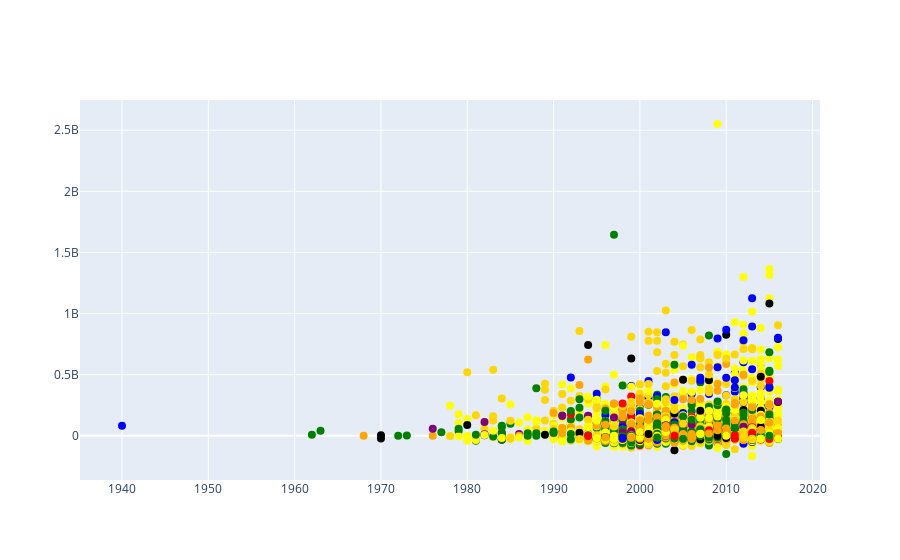

This figure's notebook cell:
### Code cell
import plotly.graph_objects as go
scatter = go.Scatter(x = years,
                     y = net_revenues, 
                     hovertext=titles, 
                    marker = dict(size=8, color=colors),
                     mode = 'markers')
fig = go.Figure(scatter)
fig

### Figure 1 — Plotly figure (JSON) as saved in the notebook; plotly's stock layout.template omitted (floating-point values rounded to 4 significant figures; data arrays with more than 128 entries replaced by an {"elided": "..."} marker saying what was removed)
{"data": [{"hovertext": {"elided": "2000 str values"}, "marker": {"color": {"elided": "2000 str values"}, "size": 8}, "mode": "markers", "type": "scatter", "x": {"elided": "2000 int values"}, "y": {"elided": "2000 int values"}}], "layout": {"autosize": true, "xaxis": {"autorange": true, "range": [1935.0, 2021.0], "type": "linear"}, "yaxis": {"autorange": true, "range": [-381400000.0, 2767000000.0], "type": "linear"}}}
